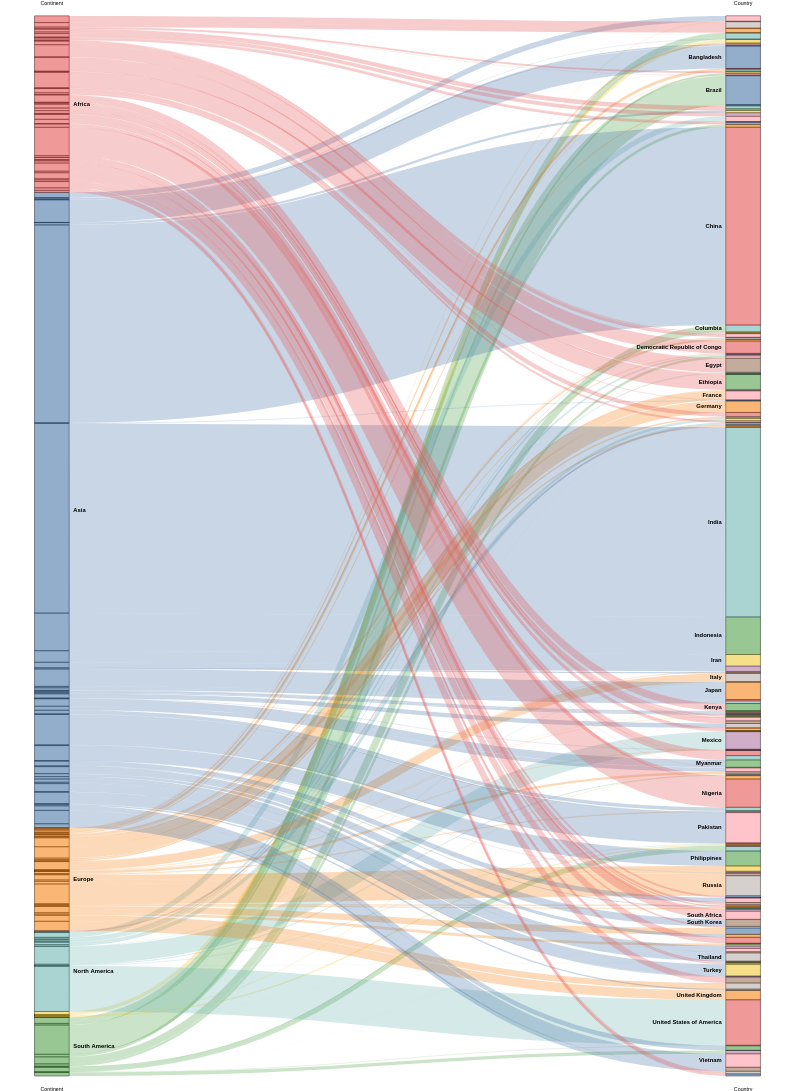

Write the Vega-Lite specification saved for this chart.
### Vega specification from a JSON file in a GitHub repository (floating-point values rounded to 4 significant figures; data arrays with more than 128 entries replaced by an {"elided": "..."} marker saying what was removed)
{"$schema": "https://vega.github.io/schema/vega/v3.0.json", "height": 2000, "width": 1500, "data": [{"name": "rawData", "values": {"elided": "194 records"}, "transform": [{"type": "formula", "expr": "datum.stk1", "as": "stk1"}, {"type": "formula", "expr": "datum.stk2", "as": "stk2"}, {"type": "formula", "expr": "datum.doc_count", "as": "size"}]}, {"name": "nodes", "source": "rawData", "transform": [{"type": "filter", "expr": "!groupSelector || groupSelector.stk1 == datum.stk1 || groupSelector.stk2 == datum.stk2"}, {"type": "formula", "expr": "datum.stk1+datum.stk2", "as": "key"}, {"type": "fold", "fields": ["stk1", "stk2"], "as": ["stack", "grpId"]}, {"type": "formula", "expr": "datum.stack == 'stk1' ? datum.stk1+' '+datum.stk2 : datum.stk2+' '+datum.stk1", "as": "sortField"}, {"type": "stack", "groupby": ["stack"], "sort": {"field": "sortField", "order": "descending"}, "field": "size"}, {"type": "formula", "expr": "(datum.y0+datum.y1)/2", "as": "yc"}]}, {"name": "groups", "source": "nodes", "transform": [{"type": "aggregate", "groupby": ["stack", "grpId"], "fields": ["size"], "ops": ["sum"], "as": ["total"]}, {"type": "stack", "groupby": ["stack"], "sort": {"field": "grpId", "order": "descending"}, "field": "total"}, {"type": "formula", "expr": "scale('y', datum.y0)", "as": "scaledY0"}, {"type": "formula", "expr": "scale('y', datum.y1)", "as": "scaledY1"}, {"type": "formula", "expr": "datum.stack == 'stk1'", "as": "rightLabel"}, {"type": "formula", "expr": "datum.total/domain('y')[1]", "as": "percentage"}]}, {"name": "destinationNodes", "source": "nodes", "transform": [{"type": "filter", "expr": "datum.stack == 'stk2'"}]}, {"name": "edges", "source": "nodes", "transform": [{"type": "filter", "expr": "datum.stack == 'stk1'"}, {"type": "lookup", "from": "destinationNodes", "key": "key", "fields": ["key"], "as": ["target"]}, {"type": "linkpath", "orient": "horizontal", "shape": "diagonal", "sourceY": {"expr": "scale('y', datum.yc)"}, "sourceX": {"expr": "scale('x', 'stk1') + bandwidth('x')"}, "targetY": {"expr": "scale('y', datum.target.yc)"}, "targetX": {"expr": "scale('x', 'stk2')"}}, {"type": "formula", "expr": "range('y')[0]-scale('y', datum.size)", "as": "strokeWidth"}, {"type": "formula", "expr": "datum.size/domain('y')[1]", "as": "percentage"}]}], "scales": [{"name": "x", "type": "band", "range": "width", "domain": ["stk1", "stk2"], "paddingOuter": 0.05, "paddingInner": 0.95}, {"name": "y", "type": "linear", "range": "height", "domain": {"data": "nodes", "field": "y1"}}, {"name": "color", "type": "ordinal", "range": "category", "domain": {"data": "rawData", "fields": ["stk1", "stk2"]}}, {"name": "stackNames", "type": "ordinal", "range": ["Continent", "Country"], "domain": ["stk1", "stk2"]}], "axes": [{"orient": "bottom", "scale": "x", "domain": false, "ticks": false, "labelPadding": 20, "encode": {"labels": {"update": {"text": {"scale": "stackNames", "field": "value", "fontWeight": "bold", "fontSize": 14}}}}}, {"orient": "top", "scale": "x", "domain": false, "ticks": false, "labelPadding": 20, "encode": {"labels": {"update": {"text": {"scale": "stackNames", "field": "value", "fontWeight": "bold", "fontSize": 14}}}}}, {"orient": "left", "scale": "y", "labels": false, "domain": false, "ticks": false}], "marks": [{"type": "rect", "from": {"data": "nodes"}, "encode": {"enter": {"stroke": {"value": "#000"}, "strokeWidth": {"value": 1}, "width": {"scale": "x", "band": 1}, "x": {"scale": "x", "field": "stack"}, "y": {"field": "y0", "scale": "y"}, "y2": {"field": "y1", "scale": "y"}}}}, {"type": "path", "name": "edgeMark", "from": {"data": "edges"}, "clip": true, "encode": {"update": {"stroke": [{"test": "groupSelector && groupSelector.stack=='stk1'", "scale": "color", "field": "stk2"}, {"scale": "color", "field": "stk1"}], "strokeWidth": {"field": "strokeWidth"}, "path": {"field": "path"}, "strokeOpacity": {"signal": "!groupSelector && (groupHover.stk1 == datum.stk1 || groupHover.stk2 == datum.stk2) ? 0.9 : 0.3"}, "zindex": {"signal": "!groupSelector && (groupHover.stk1 == datum.stk1 || groupHover.stk2 == datum.stk2) ? 1 : 0"}, "tooltip": {"signal": "datum.stk1 + ' → ' + datum.stk2 + '    ' + format(datum.size, ',.0f') + '   (' + format(datum.percentage, '.1%') + ')'"}}, "hover": {"strokeOpacity": {"value": 1}}}}, {"type": "rect", "name": "groupMark", "from": {"data": "groups"}, "encode": {"enter": {"fill": {"scale": "color", "field": "grpId"}, "width": {"scale": "x", "band": 1}}, "update": {"x": {"scale": "x", "field": "stack"}, "y": {"field": "scaledY0"}, "y2": {"field": "scaledY1"}, "fillOpacity": {"value": 0.6}, "tooltip": {"signal": "datum.grpId + '   ' + format(datum.total, ',.0f') + '   (' + format(datum.percentage, '.1%') + ')'"}}, "hover": {"fillOpacity": {"value": 1}}}}, {"type": "text", "from": {"data": "groups"}, "interactive": false, "encode": {"update": {"x": {"signal": "scale('x', datum.stack) + (datum.rightLabel ? bandwidth('x') + 8 : -8)"}, "yc": {"signal": "(datum.scaledY0 + datum.scaledY1)/2"}, "align": {"signal": "datum.rightLabel ? 'left' : 'right'"}, "baseline": {"value": "middle"}, "fontWeight": {"value": "bold"}, "text": {"signal": "abs(datum.scaledY0-datum.scaledY1) > 13 ? datum.grpId : ''"}}}}, {"type": "group", "data": [{"name": "dataForShowAll", "values": [{}], "transform": [{"type": "filter", "expr": "groupSelector"}]}], "encode": {"enter": {"xc": {"signal": "width/2"}, "y": {"value": 30}, "width": {"value": 80}, "height": {"value": 30}}}, "marks": [{"type": "group", "name": "groupReset", "from": {"data": "dataForShowAll"}, "encode": {"enter": {"cornerRadius": {"value": 6}, "fill": {"value": "#f5f5f5"}, "stroke": {"value": "#c1c1c1"}, "strokeWidth": {"value": 2}, "height": {"field": {"group": "height"}}, "width": {"field": {"group": "width"}}}, "update": {"opacity": {"value": 1}}, "hover": {"opacity": {"value": 0.7}}}, "marks": [{"type": "text", "interactive": false, "encode": {"enter": {"xc": {"field": {"group": "width"}, "mult": 0.5}, "yc": {"field": {"group": "height"}, "mult": 0.5, "offset": 2}, "align": {"value": "center"}, "baseline": {"value": "middle"}, "fontWeight": {"value": "bold"}, "text": {"value": "Show All"}}}}]}]}], "signals": [{"name": "groupHover", "value": {}, "on": [{"events": "@groupMark:mouseover", "update": "{stk1:datum.stack=='stk1' && datum.grpId, stk2:datum.stack=='stk2' && datum.grpId}"}, {"events": "mouseout", "update": "{}"}]}, {"name": "groupSelector", "value": false, "on": [{"events": "@groupMark:click!", "update": "{stack:datum.stack, stk1:datum.stack=='stk1' && datum.grpId, stk2:datum.stack=='stk2' && datum.grpId}"}, {"events": [{"type": "click", "markname": "groupReset"}, {"type": "dblclick"}], "update": "false"}]}]}
